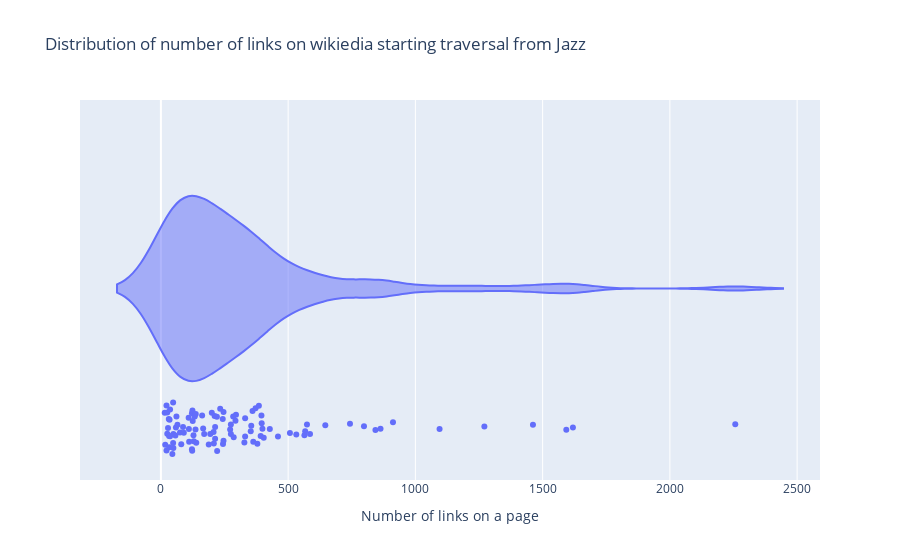

Here is the notebook cell this chart was saved with:
### Markdown cell above
## Visualization of data

Violing showing distribution of number of links on wikipedia pages. We can clearly see that most pages have rather small amount of links, but some have enourmous.

We've additionally plotted all points so that you can hover on it and see which page has how many links.

### Code cell
texts_reset_id = texts.reset_index().astype({"num_of_links": "int32"})
px.violin(texts_reset_id, 
          x="num_of_links", 
          title="Distribution of number of links on wikiedia starting traversal from Jazz",
          labels= {"num_of_links": "Number of links on a page"},
          points='all',
          hover_data=["index"])

### Figure 1 — Plotly figure (JSON) as saved in the notebook; plotly's stock layout.template omitted (floating-point values rounded to 4 significant figures)
{"data": [{"alignmentgroup": "True", "box": {"visible": false}, "customdata": [["https://en.wikipedia.org/wiki/Jazz"], ["https://en.wikipedia.org/wiki/Buddy_Bolden"], ["https://en.wikipedia.org/wiki/Cobblestone_Records"], ["https://en.wikipedia.org/wiki/Wild_Bill_Davison"], ["https://en.wikipedia.org/wiki/German_jazz"], ["https://en.wikipedia.org/wiki/Dementia_praecox"], ["https://en.wikipedia.org/wiki/Curlie"], ["https://en.wikipedia.org/wiki/Samuel_Clemens"], ["https://en.wikipedia.org/wiki/Hop_Along"], ["https://en.wikipedia.org/wiki/1950s_in_jazz"], ["https://en.wikipedia.org/wiki/Pat_Martino"], ["https://en.wikipedia.org/wiki/Bibliography_of_jazz"], ["https://en.wikipedia.org/wiki/Humphrey_Lyttelton"], ["https://en.wikipedia.org/wiki/New_York_City"], ["https://en.wikipedia.org/wiki/Bobby_Hackett"], ["https://en.wikipedia.org/wiki/Institute_of_Jazz_Studies"], ["https://en.wikipedia.org/wiki/Schuhplattler"], ["https://en.wikipedia.org/wiki/Frankfurt"], ["https://en.wikipedia.org/wiki/Novelty_piano"], ["https://en.wikipedia.org/wiki/Big_band"], ["https://en.wikipedia.org/wiki/Mood_disorder"], ["https://en.wikipedia.org/wiki/Research"], ["https://en.wikipedia.org/wiki/Lucretius"], ["https://en.wikipedia.org/wiki/Prognosis"], ["https://en.wikipedia.org/wiki/Netscape_Application_Server"], ["https://en.wikipedia.org/wiki/Open_content"], ["https://en.wikipedia.org/wiki/List_of_acquisitions_by_AOL"], ["https://en.wikipedia.org/wiki/Holding_company"], ["https://en.wikipedia.org/wiki/Twain_House"], ["https://en.wikipedia.org/wiki/Clara_Clemens"], ["https://en.wikipedia.org/wiki/Sweden"], ["https://en.wikipedia.org/wiki/Sydney_Writers_Walk"], ["https://en.wikipedia.org/wiki/Headroom_Studios"], ["https://en.wikipedia.org/wiki/YouTube"], ["https://en.wikipedia.org/wiki/Get_Disowned"], ["https://en.wikipedia.org/wiki/Basement_show"], ["https://en.wikipedia.org/wiki/Ragtime"], ["https://en.wikipedia.org/wiki/Folk_jazz"], ["https://en.wikipedia.org/wiki/Blue_Mitchell"], ["https://en.wikipedia.org/wiki/Bill_Evans"], ["https://en.wikipedia.org/wiki/Orchestral_jazz"], ["https://en.wikipedia.org/wiki/Wayback_Machine"], ["https://en.wikipedia.org/wiki/Ken_Colyer"], ["https://en.wikipedia.org/wiki/Miles_Davis"], ["https://en.wikipedia.org/wiki/Down_Beat"], ["https://en.wikipedia.org/wiki/Opus_De_Don"], ["https://en.wikipedia.org/wiki/Jimmy_Heath"], ["https://en.wikipedia.org/wiki/Mainstream_jazz"], ["https://en.wikipedia.org/wiki/Contemporary_Records"], ["https://en.wikipedia.org/wiki/List_of_soul_jazz_musicians"], ["https://en.wikipedia.org/wiki/List_of_vibraphonists"], ["https://en.wikipedia.org/wiki/Jazz_fusion"], ["https://en.wikipedia.org/wiki/Kathy_Stobart"], ["https://en.wikipedia.org/wiki/Baron_Lyttelton"], ["https://en.wikipedia.org/wiki/George_Melly"], ["https://en.wikipedia.org/wiki/Barry_Cryer"], ["https://en.wikipedia.org/wiki/East_Branch_Croton_River"], ["https://en.wikipedia.org/wiki/Malaysian_Americans"], ["https://en.wikipedia.org/wiki/List_of_United_States_cities_by_population_density"], ["https://en.wikipedia.org/wiki/Lyon"], ["https://en.wikipedia.org/wiki/Ernie_Caceres"], ["https://en.wikipedia.org/wiki/Bob_Haggart"], ["https://en.wikipedia.org/wiki/George_Wettling"], ["https://en.wikipedia.org/wiki/Teresa_Brewer"], ["https://en.wikipedia.org/wiki/Langston_Hughes"], ["https://en.wikipedia.org/wiki/Rutgers_University_Police_Department"], ["https://en.wikipedia.org/wiki/History_of_Rutgers_University"], ["https://en.wikipedia.org/wiki/Dan_Burley"], ["https://en.wikipedia.org/wiki/Polka"], ["https://en.wikipedia.org/wiki/Acoustic_music"], ["https://en.wikipedia.org/wiki/Hakka_hill_song"], ["https://en.wikipedia.org/wiki/Italian_folk_music"], ["https://en.wikipedia.org/wiki/List_of_cities_and_towns_in_Germany"], ["https://en.wikipedia.org/wiki/Eurovision_Song_Contest_2000"], ["https://en.wikipedia.org/wiki/Frankfurt_University_of_Applied_Sciences"], ["https://en.wikipedia.org/wiki/Gustave_Courbet"], ["https://en.wikipedia.org/wiki/Genre"], ["https://en.wikipedia.org/wiki/Charley_Straight"], ["https://en.wikipedia.org/wiki/Classical_music"], ["https://en.wikipedia.org/wiki/Belgian_jazz"], ["https://en.wikipedia.org/wiki/Danish_jazz"], ["https://en.wikipedia.org/wiki/Dutch_jazz"], ["https://en.wikipedia.org/wiki/Pori_Jazz"], ["https://en.wikipedia.org/wiki/Atypical_depression"], ["https://en.wikipedia.org/wiki/Intermittent_explosive_disorder"], ["https://en.wikipedia.org/wiki/Mood_swing"], ["https://en.wikipedia.org/wiki/Major_depressive_disorder"], ["https://en.wikipedia.org/wiki/Cosmology"], ["https://en.wikipedia.org/wiki/Market_research"], ["https://en.wikipedia.org/wiki/Sociotechnical_system"], ["https://en.wikipedia.org/wiki/Pragmatics"], ["https://en.wikipedia.org/wiki/Teles_of_Megara"], ["https://en.wikipedia.org/wiki/Anaximander"], ["https://en.wikipedia.org/wiki/Peripatetic_school"], ["https://en.wikipedia.org/wiki/Clothing_in_ancient_Rome"], ["https://en.wikipedia.org/wiki/Septic_shock"], ["https://en.wikipedia.org/wiki/Medical_diagnosis"], ["https://en.wikipedia.org/wiki/Multiple_myeloma"], ["https://en.wikipedia.org/wiki/Medical_terminology"], ["https://en.wikipedia.org/wiki/Eric_Bina"]], "hovertemplate": "Number of links on a page=%{x}<br>index=%{customdata[0]}<extra></extra>", "legendgroup": "", "marker": {"color": "#636efa"}, "name": "", "offsetgroup": "", "orientation": "h", "points": "all", "scalegroup": "True", "showlegend": false, "type": "violin", "x": [863, 57, 211, 25, 353, 61, 129, 395, 28, 399, 59, 188, 124, 2257, 45, 133, 213, 1095, 22, 328, 331, 392, 743, 36, 49, 233, 166, 207, 162, 90, 1271, 80, 25, 1462, 32, 17, 363, 396, 125, 460, 244, 139, 48, 843, 243, 111, 123, 194, 355, 293, 286, 532, 49, 22, 87, 110, 213, 122, 246, 564, 122, 31, 36, 75, 275, 109, 170, 65, 428, 220, 379, 646, 1593, 385, 33, 137, 574, 15, 1619, 360, 284, 275, 272, 200, 208, 136, 586, 567, 295, 331, 404, 48, 912, 798, 507, 221, 246, 372, 34, 128], "x0": " ", "xaxis": "x", "y0": " ", "yaxis": "y"}], "layout": {"legend": {"tracegroupgap": 0}, "title": {"text": "Distribution of number of links on wikiedia starting traversal from Jazz"}, "violinmode": "group", "xaxis": {"anchor": "y", "domain": [0, 1], "title": {"text": "Number of links on a page"}}, "yaxis": {"anchor": "x", "domain": [0, 1]}}}
